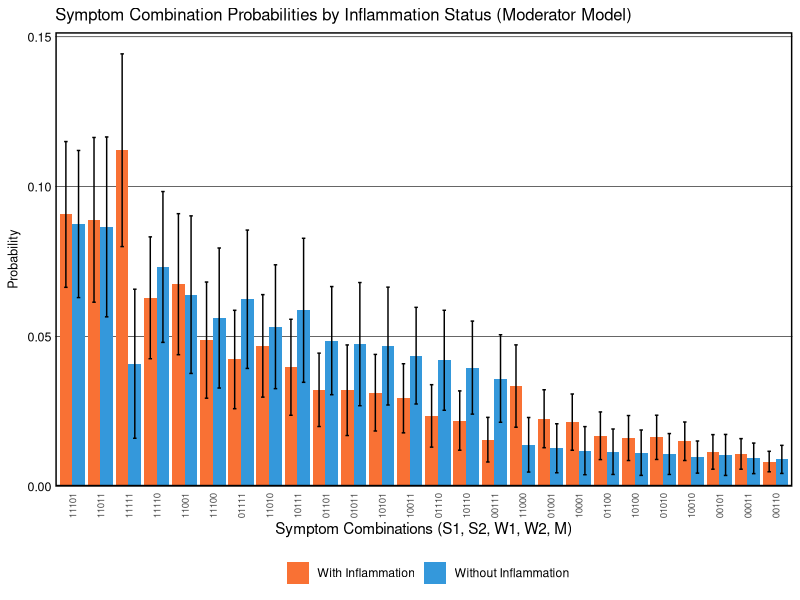
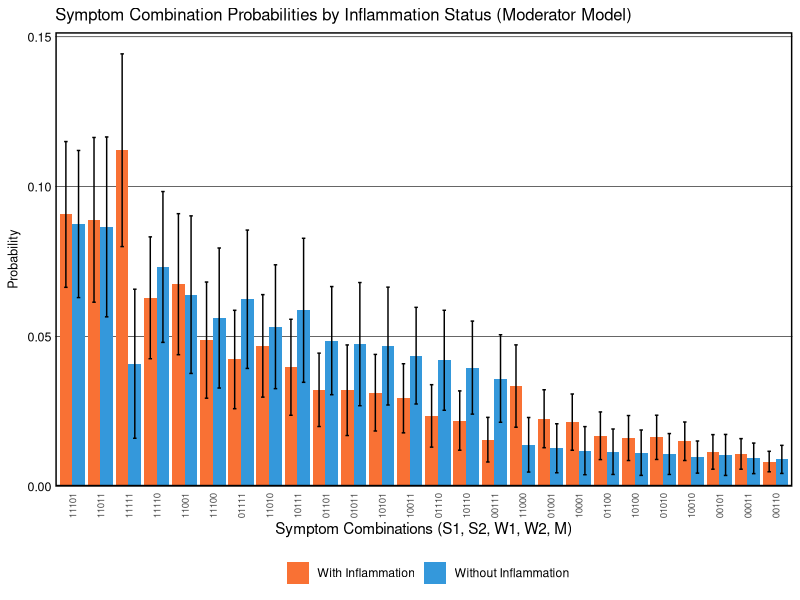

Write the R code that produced these figures, in order.
## ---- chunk 1

## ---- chunk 2
# Load required packages
library(tidyverse)
library(mvtnorm)
library(MASS)
library(flextable)
library(officer)
## ---- chunk 3
# Setting seed for reproducibility
set.seed(123)

# Combinations of binary criteria
combinations <- expand.grid(c(0,1), c(0,1), c(0,1), c(0,1), c(0,1))
## ---- chunk 4
# Function to ensure the values fall between 0 and 4
rescale <- function(x) {
  min_val <- min(x)
  max_val <- max(x)
  return((x - min_val) / (max_val - min_val) * 4)
}
## ---- chunk 5
generate_correlated_binary <- function(n, p1, p2, cor) {
  means <- c(0, 0)
  sigma <- matrix(c(1, cor, cor, 1), 2, 2)
  bvn <- mvrnorm(n, mu = means, Sigma = sigma)
  
  threshold_L <- qnorm(1 - p1)
  threshold_I <- qnorm(1 - p2)
  
  L <- ifelse(bvn[,1] > threshold_L, 1, 0)
  I <- ifelse(bvn[,2] > threshold_I, 1, 0)
  
  return(data.frame(L = L, I = I))
}
## ---- chunk 6
# Function to calculate Shannon index
# Input: vector of probabilities
# Output: Shannon index (using natural logarithm)
calculate_shannon <- function(probabilities) {
  # Only use probabilities > 0 (since log(0) is undefined)
  p <- probabilities[probabilities > 0]
  # Normalize to ensure probabilities sum to 1
  p <- p / sum(p)
  # Calculate Shannon index: H = -sum(p * ln(p))
  H <- -sum(p * log(p))
  return(H)
}
## ---- chunk 7
# Function to calculate Hill numbers
# Input: vector of probabilities, q parameter (order of diversity)
# Output: Hill number (effective number of categories)
calculate_hill <- function(probabilities, q) {
  # Only use probabilities > 0 (since log(0) is undefined for q=1)
  p <- probabilities[probabilities > 0]
  # Normalize to ensure probabilities sum to 1
  p <- p / sum(p)
  
  if (q == 1) {
    # Limit case: exponential of Shannon entropy
    return(exp(-sum(p * log(p))))
  } else {
    # General formula: Hill = (sum(p^q))^(1/(1-q))
    return(sum(p^q)^(1/(1-q)))
  }
}
## ---- chunk 8
# Number of individuals and simulations
n <- 10000
n_sims <- 100

# Matrices to accumulate the results of each simulation
results_WITH_inflammation <- matrix(0, ncol = 2^5, nrow = n_sims)
results_WITHOUT_inflammation <- matrix(0, ncol = 2^5, nrow = n_sims)

# Vectors to track sample sizes
n_WITH_inflammation <- numeric(n_sims)
n_WITHOUT_inflammation <- numeric(n_sims)

# Vectors to track symptom severity means
severity_WITH_inflammation <- numeric(n_sims)
severity_WITHOUT_inflammation <- numeric(n_sims)

# Vectors to track Shannon indices for heterogeneity analysis
shannon_WITH_inflammation <- numeric(n_sims)
shannon_WITHOUT_inflammation <- numeric(n_sims)

# Vectors to track Hill numbers for heterogeneity analysis
# q=0: richness, q=1: exp(Shannon), q=2: inverse Simpson
hill_q0_WITH_inflammation <- numeric(n_sims)
hill_q0_WITHOUT_inflammation <- numeric(n_sims)
hill_q1_WITH_inflammation <- numeric(n_sims)
hill_q1_WITHOUT_inflammation <- numeric(n_sims)
hill_q2_WITH_inflammation <- numeric(n_sims)
hill_q2_WITHOUT_inflammation <- numeric(n_sims)
## ---- chunk 9
for(sim in 1:n_sims) {
  # Generate correlated binary latent variables L (PTSD) and I (Inflammation)
  latent_vars <- generate_correlated_binary(n, p1 = 0.8, p2 = 0.5, cor = 0.6)
  L <- latent_vars$L
  I <- latent_vars$I
  
  # Define model parameters
  # Baseline effects (Î»â‚€): effect of L when I = 0
  lambda_S1 <- 0.91  # Strong indicator
  lambda_S2 <- 0.91  # Strong indicator
  lambda_M  <- 0.90  # Medium indicator
  lambda_W1 <- 0.60  # Weak indicator
  lambda_W2 <- 0.60  # Weak indicator
  
  # Moderation effects (Î³): additional effect when I = 1
  gamma_S1 <- 0.2275  # 25% amplification
  gamma_S2 <- 0.2275  # 25% amplification
  gamma_M  <- 0.1800  # 20% amplification
  gamma_W1 <- 0.0900  # 15% amplification
  gamma_W2 <- 0.0900  # 15% amplification
  
  # Standard deviations
  sd_strong <- 0.7
  sd_medium <- 1.0
  sd_weak   <- 1.2
  
  # MODERATOR MODEL: Symptom_i = (Î»â‚€ + Î³ Ã— I) Ã— L + Îµ
  # Inflammation only affects symptoms through moderation of L's effect
  # When L = 0, inflammation has NO effect on symptoms
  
  # Strong indicators
  S1 <- rescale((lambda_S1 + gamma_S1 * I) * L + rnorm(n, mean = 2, sd = sd_strong))
  S2 <- rescale((lambda_S2 + gamma_S2 * I) * L + rnorm(n, mean = 2, sd = sd_strong))
  
  # Medium indicator
  M  <- rescale((lambda_M + gamma_M * I) * L + rnorm(n, mean = 2, sd = sd_medium))
  
  # Weak indicators
  W1 <- rescale((lambda_W1 + gamma_W1 * I) * L + rnorm(n, mean = 2, sd = sd_weak))
  W2 <- rescale((lambda_W2 + gamma_W2 * I) * L + rnorm(n, mean = 2, sd = sd_weak))
  
  # Combine into a data frame
  data <- data.frame(L, I, S1, S2, W1, W2, M)
  
  # Creating binary variables for all indicators
  data <- data %>%
    mutate(
      S1_positive = S1 >= 2,
      S2_positive = S2 >= 2,
      W1_positive = W1 >= 2,
      W2_positive = W2 >= 2,
      M_positive = M >= 2
    )
  
  # Calculate a new column that counts how many criteria are met for each individual
  data <- data %>%
    mutate(criteria_met = S1_positive + S2_positive + 
                          W1_positive + W2_positive + 
                          M_positive)
  
  # Filter the dataset to keep only those individuals that meet at least 2 criteria
  filtered_data <- data %>%
    filter(criteria_met >= 2)
  
# Calculate symptom severity (sum of all 5 symptom ratings)
filtered_data <- filtered_data %>%
  mutate(severity = S1 + S2 + M + W1 + W2)

# Split into inflammation groups
filtered_WITH_I <- filtered_data %>% filter(I == 1)
filtered_WITHOUT_I <- filtered_data %>% filter(I == 0)

# === Severity-based sampling for equal groups ===
# Calculate mean and SD of severity in inflammation group
mean_severity_WITH <- mean(filtered_WITH_I$severity)
sd_severity_WITH <- sd(filtered_WITH_I$severity)

# Define selection range: mean Â± 0.5 SD
lower_bound <- mean_severity_WITH - 0.5 * sd_severity_WITH
upper_bound <- mean_severity_WITH + 0.5 * sd_severity_WITH

# Select non-inflammation individuals within this severity range
filtered_WITHOUT_I_eligible <- filtered_WITHOUT_I %>%
  filter(severity >= lower_bound & severity <= upper_bound)

# Determine sample size (minimum of both groups)
n_sample <- min(nrow(filtered_WITH_I), nrow(filtered_WITHOUT_I_eligible))

# Random sample from both groups to get equal sizes
if(n_sample > 5) {
  filtered_WITH_I <- filtered_WITH_I %>% sample_n(n_sample)
  filtered_WITHOUT_I <- filtered_WITHOUT_I_eligible %>% sample_n(n_sample)
}

# Track sample sizes
n_WITH_inflammation[sim] <- nrow(filtered_WITH_I)
n_WITHOUT_inflammation[sim] <- nrow(filtered_WITHOUT_I)

# Track severity means (to verify matching worked)
severity_WITH_inflammation[sim] <- mean(filtered_WITH_I$severity)
severity_WITHOUT_inflammation[sim] <- mean(filtered_WITHOUT_I$severity)
  
  # === Calculate for WITH inflammation group ===
  if(nrow(filtered_WITH_I) > 5) {  # Need sufficient data for covariance
    cov_matrix_WITH <- cov(filtered_WITH_I[, c("S1", "S2", "W1", "W2", "M")])
    means_WITH <- colMeans(filtered_WITH_I[, c("S1", "S2", "W1", "W2", "M")])
    
    for(i in 1:nrow(combinations)){
      lower <- as.numeric(ifelse(combinations[i,] == 1, 2, -Inf))
      upper <- as.numeric(ifelse(combinations[i,] == 1, Inf, 2))
      results_WITH_inflammation[sim, i] <- pmvnorm(lower = lower, 
                                                   upper = upper, 
                                                   mean = means_WITH, 
                                                   sigma = cov_matrix_WITH)
    }
  }
  
  # === Calculate for WITHOUT inflammation group ===
  if(nrow(filtered_WITHOUT_I) > 5) {  # Need sufficient data for covariance
    cov_matrix_WITHOUT <- cov(filtered_WITHOUT_I[, c("S1", "S2", "W1", "W2", "M")])
    means_WITHOUT <- colMeans(filtered_WITHOUT_I[, c("S1", "S2", "W1", "W2", "M")])
    
    for(i in 1:nrow(combinations)){
      lower <- as.numeric(ifelse(combinations[i,] == 1, 2, -Inf))
      upper <- as.numeric(ifelse(combinations[i,] == 1, Inf, 2))
      results_WITHOUT_inflammation[sim, i] <- pmvnorm(lower = lower, 
                                                      upper = upper, 
                                                      mean = means_WITHOUT, 
                                                      sigma = cov_matrix_WITHOUT)
    }
  }

  # === Calculate Shannon indices based on observed counts ===
  # Create combination strings for each individual
  filtered_WITH_I <- filtered_WITH_I %>%
    mutate(combination = paste0(as.integer(S1_positive), 
                                as.integer(S2_positive), 
                                as.integer(W1_positive), 
                                as.integer(W2_positive), 
                                as.integer(M_positive)))

  filtered_WITHOUT_I <- filtered_WITHOUT_I %>%
    mutate(combination = paste0(as.integer(S1_positive), 
                                as.integer(S2_positive), 
                                as.integer(W1_positive), 
                                as.integer(W2_positive), 
                                as.integer(M_positive)))

  # Count combinations and calculate proportions for WITH inflammation group
  counts_WITH <- filtered_WITH_I %>%
    count(combination) %>%
    mutate(proportion = n / sum(n))

  # Count combinations and calculate proportions for WITHOUT inflammation group
  counts_WITHOUT <- filtered_WITHOUT_I %>%
    count(combination) %>%
    mutate(proportion = n / sum(n))

  # Calculate Shannon index for WITH inflammation group
  if(nrow(counts_WITH) > 0) {
    shannon_WITH_inflammation[sim] <- calculate_shannon(counts_WITH$proportion)
  }

  # Calculate Shannon index for WITHOUT inflammation group
  if(nrow(counts_WITHOUT) > 0) {
    shannon_WITHOUT_inflammation[sim] <- calculate_shannon(counts_WITHOUT$proportion)
  }
  # Calculate Hill numbers for WITH inflammation group
  if(nrow(counts_WITH) > 0) {
    hill_q0_WITH_inflammation[sim] <- calculate_hill(counts_WITH$proportion, q = 0)
    hill_q1_WITH_inflammation[sim] <- calculate_hill(counts_WITH$proportion, q = 1)
    hill_q2_WITH_inflammation[sim] <- calculate_hill(counts_WITH$proportion, q = 2)
  }

  # Calculate Hill numbers for WITHOUT inflammation group
  if(nrow(counts_WITHOUT) > 0) {
    hill_q0_WITHOUT_inflammation[sim] <- calculate_hill(counts_WITHOUT$proportion, q = 0)
    hill_q1_WITHOUT_inflammation[sim] <- calculate_hill(counts_WITHOUT$proportion, q = 1)
    hill_q2_WITHOUT_inflammation[sim] <- calculate_hill(counts_WITHOUT$proportion, q = 2)
  }
}
## ---- chunk 10
# === Process results for WITH inflammation group ===
derived_probs_WITH <- data.frame(
  Combination = paste(combinations[,1], 
                      combinations[,2], 
                      combinations[,3], 
                      combinations[,4], 
                      combinations[,5], sep=""),
  Mean_Probability = apply(results_WITH_inflammation, 2, mean),
  SD_Probability = apply(results_WITH_inflammation, 2, sd),
  Group = "With Inflammation")

# === Process results for WITHOUT inflammation group ===
derived_probs_WITHOUT <- data.frame(
  Combination = paste(combinations[,1], 
                      combinations[,2], 
                      combinations[,3], 
                      combinations[,4], 
                      combinations[,5], sep=""),
  Mean_Probability = apply(results_WITHOUT_inflammation, 2, mean),
  SD_Probability = apply(results_WITHOUT_inflammation, 2, sd),
  Group = "Without Inflammation")

# Combine both groups
derived_probs_combined <- rbind(derived_probs_WITH, derived_probs_WITHOUT)

# Determine which combinations meet 2 out of 5 criteria
derived_probs_combined$MeetsCriteria <- ifelse(rowSums(combinations) >= 2, TRUE, FALSE)

# Filter to only include combinations that meet the criteria
filtered_probs_combined <- derived_probs_combined %>% 
  filter(MeetsCriteria) %>%
  arrange(Group, desc(Mean_Probability))

# Add abbreviations for x-axis
# We'll rank combinations by their average probability across both groups
avg_probs <- derived_probs_combined %>%
  filter(MeetsCriteria) %>%
  group_by(Combination) %>%
  summarise(Avg = mean(Mean_Probability)) %>%
  arrange(desc(Avg))

filtered_probs_combined$Rank <- match(filtered_probs_combined$Combination, avg_probs$Combination)

# Report average sample sizes
cat("Average sample sizes across simulations:\n")
cat("With Inflammation:", round(mean(n_WITH_inflammation), 1), "\n")
cat("Without Inflammation:", round(mean(n_WITHOUT_inflammation), 1), "\n")

# Report average symptom severity (to verify groups are matched)
cat("\nAverage symptom severity across simulations:\n")
cat("With Inflammation:", round(mean(severity_WITH_inflammation), 2), "\n")
cat("Without Inflammation:", round(mean(severity_WITHOUT_inflammation), 2), "\n")

# === Report Shannon Index Results ===
cat("\n=== HETEROGENEITY ANALYSIS (Shannon Index) ===\n")
cat("Shannon Index (With Inflammation):    ", 
    round(mean(shannon_WITH_inflammation), 3), " ± ", 
    round(sd(shannon_WITH_inflammation), 3), "\n", sep="")
cat("Shannon Index (Without Inflammation): ", 
    round(mean(shannon_WITHOUT_inflammation), 3), " ± ", 
    round(sd(shannon_WITHOUT_inflammation), 3), "\n", sep="")
cat("\nDifference (With - Without): ", 
    round(mean(shannon_WITH_inflammation) - mean(shannon_WITHOUT_inflammation), 3), "\n", sep="")
cat("95% CI of difference: [", 
    round(mean(shannon_WITH_inflammation - shannon_WITHOUT_inflammation) - 
          1.96 * sd(shannon_WITH_inflammation - shannon_WITHOUT_inflammation) / sqrt(n_sims), 3), 
    ", ", 
    round(mean(shannon_WITH_inflammation - shannon_WITHOUT_inflammation) + 
          1.96 * sd(shannon_WITH_inflammation - shannon_WITHOUT_inflammation) / sqrt(n_sims), 3), 
    "]\n", sep="")

# === Report Hill Numbers Results ===
cat("\n=== HETEROGENEITY ANALYSIS (Hill Numbers) ===\n")

# Calculate differences for each simulation
diff_q0 <- hill_q0_WITH_inflammation - hill_q0_WITHOUT_inflammation
diff_q1 <- hill_q1_WITH_inflammation - hill_q1_WITHOUT_inflammation
diff_q2 <- hill_q2_WITH_inflammation - hill_q2_WITHOUT_inflammation

# Create summary data frame
hill_summary <- data.frame(
  Measure = c("Hill q=0 (Richness)", 
              "Hill q=1 (exp Shannon)", 
              "Hill q=2 (inv Simpson)"),
  With_Inflammation_Mean = c(mean(hill_q0_WITH_inflammation),
                              mean(hill_q1_WITH_inflammation),
                              mean(hill_q2_WITH_inflammation)),
  With_Inflammation_SD = c(sd(hill_q0_WITH_inflammation),
                            sd(hill_q1_WITH_inflammation),
                            sd(hill_q2_WITH_inflammation)),
  Without_Inflammation_Mean = c(mean(hill_q0_WITHOUT_inflammation),
                                 mean(hill_q1_WITHOUT_inflammation),
                                 mean(hill_q2_WITHOUT_inflammation)),
  Without_Inflammation_SD = c(sd(hill_q0_WITHOUT_inflammation),
                               sd(hill_q1_WITHOUT_inflammation),
                               sd(hill_q2_WITHOUT_inflammation)),
  Difference = c(mean(diff_q0),
                 mean(diff_q1),
                 mean(diff_q2)),
  CI_95_Lower = c(mean(diff_q0) - 1.96 * sd(diff_q0) / sqrt(n_sims),
                  mean(diff_q1) - 1.96 * sd(diff_q1) / sqrt(n_sims),
                  mean(diff_q2) - 1.96 * sd(diff_q2) / sqrt(n_sims)),
  CI_95_Upper = c(mean(diff_q0) + 1.96 * sd(diff_q0) / sqrt(n_sims),
                  mean(diff_q1) + 1.96 * sd(diff_q1) / sqrt(n_sims),
                  mean(diff_q2) + 1.96 * sd(diff_q2) / sqrt(n_sims))
)

# Round all numeric columns
hill_summary[, 2:8] <- round(hill_summary[, 2:8], 3)

# Print summary table
print(hill_summary)
## ---- chunk 11
# Add MeetsCriteria column to individual dataframes
derived_probs_WITH$MeetsCriteria <- ifelse(rowSums(combinations) >= 2, TRUE, FALSE)
derived_probs_WITHOUT$MeetsCriteria <- ifelse(rowSums(combinations) >= 2, TRUE, FALSE)

# Show ALL results for WITH inflammation
cat("\n=== WITH INFLAMMATION (all combinations meeting criteria) ===\n")
print(derived_probs_WITH %>% 
        filter(MeetsCriteria) %>% 
        arrange(desc(Mean_Probability)))

# Show ALL results for WITHOUT inflammation
cat("\n=== WITHOUT INFLAMMATION (all combinations meeting criteria) ===\n")
print(derived_probs_WITHOUT %>% 
        filter(MeetsCriteria) %>% 
        arrange(desc(Mean_Probability)))
## ---- chunk 12
# Define the theme for the figure
Theme_Figure_1a <- 
  theme(
    plot.title = element_text(size=12),
    axis.title.y = element_text(size=9, 
                                margin = margin(t = 0, r = 0, b = 0, l = 0)),
    axis.text.x = element_text(size = 7, angle = 90, hjust = 1, vjust = 0.5),
    axis.text.y = element_text(size=9, 
                               color = "black", 
                               margin = margin(t = 0, r = 0, b = 0, l = 5)),
    axis.ticks = element_blank(),
    panel.grid.major.x = element_blank(), 
    panel.grid.major.y = element_line(size=.2, 
                                      color="black"), 
    panel.grid.minor.y = element_blank(), 
    panel.border = element_rect(colour = "black", 
                                fill=NA, 
                                size=1),
    panel.background = element_rect(fill = "white"),
    legend.position = "bottom")

# Plot with two colors
ggplot(filtered_probs_combined, aes(x = reorder(Combination, -Mean_Probability), 
                                     y = Mean_Probability,
                                     fill = Group)) +
  geom_bar(stat = "identity", position = position_dodge(width = 0.9)) +
  geom_errorbar(aes(ymin = Mean_Probability - SD_Probability, 
                    ymax = Mean_Probability + SD_Probability), 
                position = position_dodge(width = 0.9),
                width = 0.25) +
  scale_fill_manual(values = c("With Inflammation" = "#F97134", 
                                "Without Inflammation" = "#3498db")) +
  scale_y_continuous(expand = expansion(mult = c(0, 0.05))) +
  labs(title = "Symptom Combination Probabilities by Inflammation Status (Moderator Model)", 
       x = "Symptom Combinations (S1, S2, W1, W2, M)", 
       y = "Probability",
       fill = "") + 
  Theme_Figure_1a
ggsave("Figure_2b_Moderator_Model.png", width = 10, height = 6, dpi = 300)
